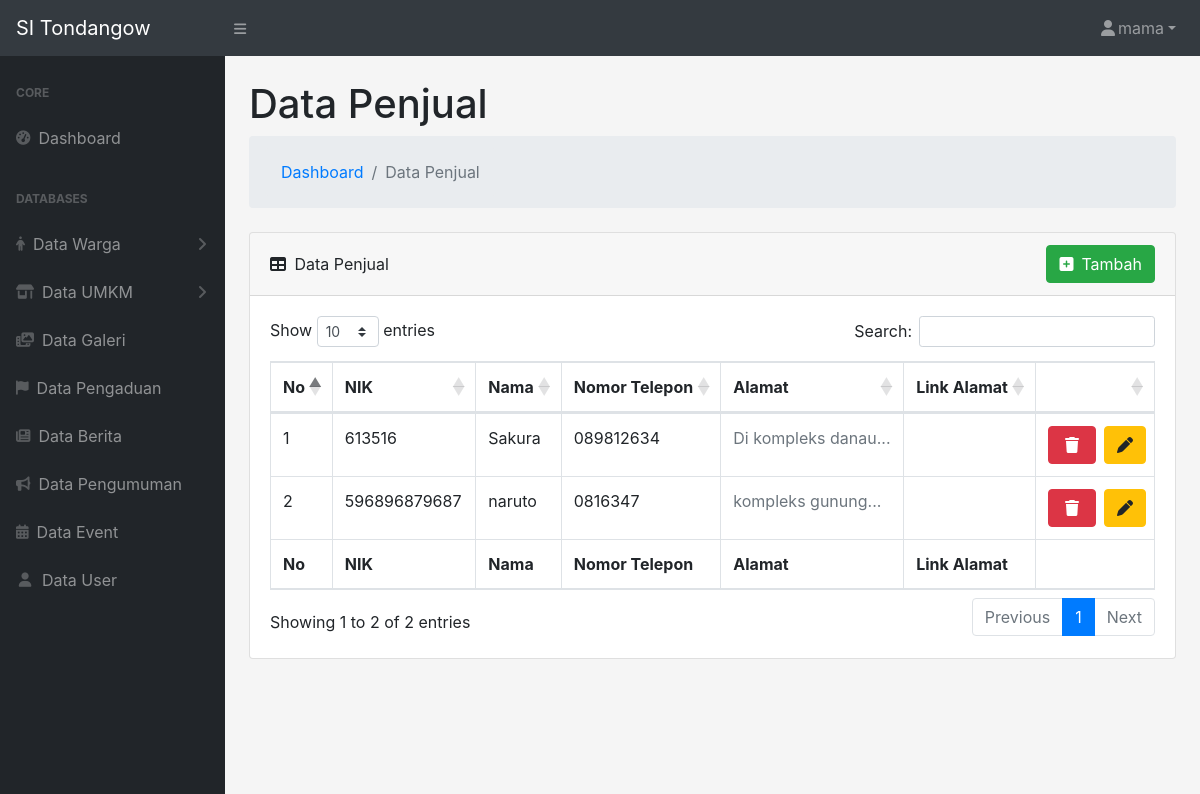
Screenshot of /adminSidesa/controllers/dataPenjual.php (signed in) with the database file from the repository.
### tables this page shows
CREATE TABLE `penjual` (
  `id_penjual` int(11) NOT NULL,
  `nama_penjual` int(20) NOT NULL,
  `no_telepon` varchar(255) NOT NULL,
  `alamat_toko` varchar(255) NOT NULL
);

CREATE TABLE `penduduk` (
  `id` int(11) NOT NULL,
  `no_kk` int(255) NOT NULL,
  `nik` varchar(255) NOT NULL,
  `nama` varchar(255) NOT NULL,
  `tanggal_lahir` date NOT NULL,
  `jenis_kelamin` varchar(255) NOT NULL,
  `agama` varchar(255) NOT NULL,
  `pekerjaan` varchar(255) NOT NULL,
  `alamat_lengkap` varchar(255) NOT NULL
);

### adminSidesa/functions/general.php (called while the page is built, shortened)
<?php
require_once 'dbconnect.php';
function query($query)
{
    global $dbconnect;
    $result = mysqli_query($dbconnect, $query);
    $rows = [];
    while ($row = mysqli_fetch_assoc($result)) {
        $rows[] = $row;
    }
    return $rows;
}
?>

### adminSidesa/controllers/dataPenjual.php (the view, shortened to what this page needs)
<?php
include '../templates/header.php';
$pageName = 'Data Penjual';
$queryPenjual=query('SELECT * FROM penjual INNER JOIN penduduk ON penjual.nama_penjual=penduduk.id')
?>
<div id="layoutSidenav_content">
    <main>
        <div class="container-fluid">
            <h1 class="mt-4"><?= $pageName ?></h1>
            <ol class="breadcrumb mb-4">
                <ol class="breadcrumb mb-0">
                    <li class="breadcrumb-item"><a href="../index.php">Dashboard</a></li>
                    <li class="breadcrumb-item active"><?= $pageName ?></li>
                </ol>
            </ol>
            <div class="card mb-4">
                <div class="card-header">
                    <div>
                        <i class="fas fa-table mr-1 position-relative"></i>
                        Data Penjual
                    </div>
                    <a href="../models/tambahPenjual.php">
                        <button type="button" class="btn btn-success">
                            <div class="sb-nav-link-icon"><i class="fa-solid fa-square-plus mr-2"></i>Tambah</div>
                        </button>
                    </a>
                </div>
                <div class="card-body">
                    <div class="table-responsive">
                        <table class="table table-bordered" id="dataTable" width="100%" cellspacing="0">
                            <thead>
                                <tr>
                                    <th>No</th>
                                    <th>NIK</th>
                                    <th>Nama</th>
                                    <th>Nomor Telepon</th>
                                    <th>Alamat</th>
                                    <th>Link Alamat</th>
                                    <th></th>
                                </tr>
                            </thead>
                            <tfoot>
                                <tr>
                                    <th>No</th>
                                    <th>NIK</th>
                                    <th>Nama</th>
                                    <th>Nomor Telepon</th>
                                    <th>Alamat</th>
                                    <th>Link Alamat</th>
                                    <th></th>
                                </tr>
                            </tfoot>
                            <tbody>
                                <?php $i = 1 ?>
                                <?php foreach ($queryPenjual as $rows) { ?>
                                    <tr>
                                        <td><?= $i ?></td>
                                        <td><?php echo $rows["nik"] ?></td>
                                        <td><?php echo $rows["nama"] ?></td>
                                        <td><?php echo $rows["no_telepon"] ?></td>
                                        <td class="text-muted"><?php echo substr($rows["alamat_toko"],0,20) ?>...</td>
                                        <td><?php echo $rows["link_alamat_toko"]?></td>
                                        <td class="flex-row pr-2" style="display: flex;">
                                            <a href="../models/hapusPenjual.php?id=<?= $rows['id_penjual']; ?>">
                                                <button type="button" class="btn btn-danger">
                                                    <div class="sb-nav-link-icon mr-1 ml-1 mb-0 mt-0"><i class="fa-solid fa-trash"></i></div>
                                                </button>
                                            </a>
                                            <a href="../models/ubahPenjual.php?id=<?= $rows['id_penjual'] ?>">
                                                <button type="button" class="btn btn-warning ml-2">
                                                    <div class="sb-nav-link-icon mr-0 ml-0 mb-0 mt-0"><i class="fa-solid fa-pen"></i></div>
                                                </button>
                                            </a>
                                        </td>
                                    </tr>
                                    <?php $i++ ?>
                                <?php } ?>
                            </tbody>
                        </table>
                    </div>
                </div>
            </div>
        </div>
    </main>
</div>
</div>
<?php include '../templates/footer.php' ?>;

### rows the page displays
penjual: nama_penjual.nik "613516", nama_penjual.nama "Sakura", no_telepon "089812634", alamat_toko "Di kompleks danau"
penjual: nama_penjual.nik "596896879687", nama_penjual.nama "naruto", no_telepon "0816347", alamat_toko "kompleks gunung"

### other values shown
$_SESSION['username'] "mama"
$pageName "Data Penjual"
